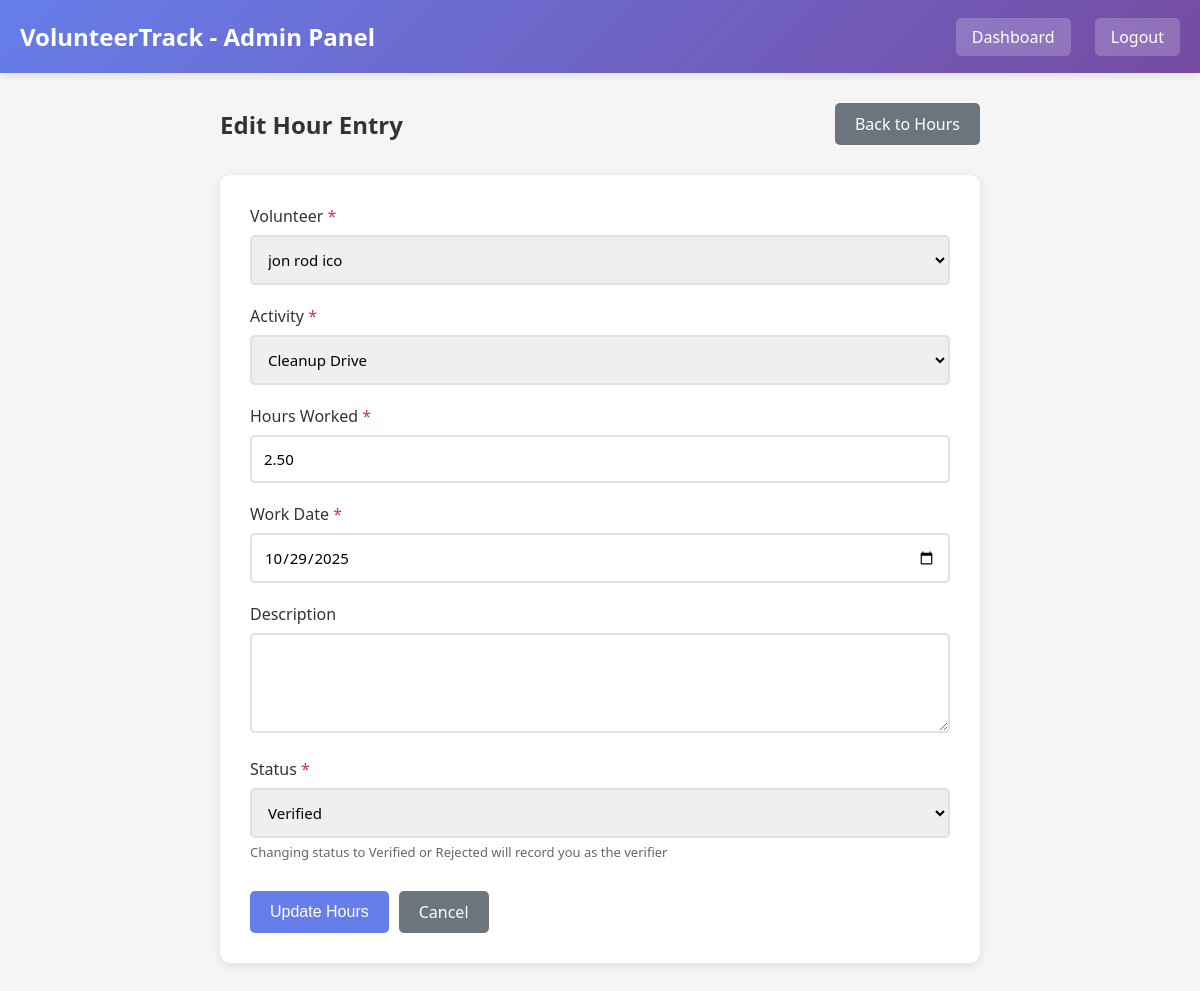
/users/admin/modules/hours/edit_hours.php?id=2 (signed in), run on the app's committed database.
### tables this page shows
CREATE TABLE `hours` (
  `hour_id` int(11) NOT NULL,
  `volunteer_id` int(11) NOT NULL,
  `activity_id` int(11) NOT NULL,
  `hours_worked` decimal(5,2) NOT NULL,
  `work_date` date NOT NULL,
  `description` text DEFAULT NULL,
  `status` enum('pending','verified','rejected') DEFAULT 'pending',
  `verified_by` int(11) DEFAULT NULL,
  `verified_at` timestamp NULL DEFAULT NULL,
  `created_at` timestamp NOT NULL DEFAULT current_timestamp(),
  `updated_at` timestamp NOT NULL DEFAULT current_timestamp() ON UPDATE current_timestamp()
);

CREATE TABLE `users` (
  `user_id` int(11) NOT NULL,
  `username` varchar(50) NOT NULL,
  `email` varchar(100) NOT NULL,
  `password` varchar(255) NOT NULL,
  `full_name` varchar(100) NOT NULL,
  `role` enum('volunteer','coordinator','admin') NOT NULL DEFAULT 'volunteer',
  `phone` varchar(20) DEFAULT NULL,
  `address` text DEFAULT NULL,
  `status` enum('active','inactive') DEFAULT 'active',
  `created_at` timestamp NOT NULL DEFAULT current_timestamp(),
  `updated_at` timestamp NOT NULL DEFAULT current_timestamp() ON UPDATE current_timestamp()
);

CREATE TABLE `activities` (
  `activity_id` int(11) NOT NULL,
  `activity_name` varchar(100) NOT NULL,
  `description` text DEFAULT NULL,
  `location` varchar(200) DEFAULT NULL,
  `created_by` int(11) NOT NULL,
  `status` enum('active','inactive') DEFAULT 'active',
  `created_at` timestamp NOT NULL DEFAULT current_timestamp(),
  `updated_at` timestamp NOT NULL DEFAULT current_timestamp() ON UPDATE current_timestamp()
);

### includes/auth.php (called while the page is built, shortened)
<?php
function getUserRole() {
    return isset($_SESSION['role']) ? $_SESSION['role'] : null;
}
?>

### users/admin/modules/hours/edit_hours.php (the view, shortened to what this page needs)
<?php
require_once '../../../../includes/auth.php';
$database = new Database();
$db = $database->getConnection();
$hour_id = $_GET['id'];
$query = "SELECT * FROM hours WHERE hour_id = :hour_id";
$stmt = $db->prepare($query);
$stmt->bindParam(':hour_id', $hour_id);
$stmt->execute();
$hour = $stmt->fetch(PDO::FETCH_ASSOC);
$query = "SELECT activity_id, activity_name FROM activities WHERE status = 'active' ORDER BY activity_name";
$stmt = $db->prepare($query);
$stmt->execute();
$activities = $stmt->fetchAll(PDO::FETCH_ASSOC);
$query = "SELECT user_id, full_name FROM users WHERE role = 'volunteer' AND status = 'active' ORDER BY full_name";
$stmt = $db->prepare($query);
$stmt->execute();
$volunteers = $stmt->fetchAll(PDO::FETCH_ASSOC);
$role = getUserRole();
$dashboard = $role == 'coordinator' ? 'c_dashboard.php' : 'a_dashboard.php';
$panel_name = $role == 'coordinator' ? 'Coordinator Panel' : 'Admin Panel';
?>
<!DOCTYPE html>
<html lang="en">
<head>
</head>
<body>
    <div class="header">
        <div class="header-content">
            <h1><?php echo SITE_NAME; ?> - <?php echo $panel_name; ?></h1>
            <div class="header-links">
                <a href="../../<?php echo $dashboard; ?>">Dashboard</a>
                <a href="../../../../logout.php">Logout</a>
            </div>
        </div>
    </div>
    <div class="container">
        <div class="page-header">
            <h2>Edit Hour Entry</h2>
            <a href="manage_hours.php" class="btn btn-secondary">Back to Hours</a>
        </div>
        <div class="card">
            <form method="POST" action="">
                <div class="form-group">
                    <label>Volunteer <span class="required">*</span></label>
                    <select name="volunteer_id" required>
                        <?php foreach ($volunteers as $volunteer): ?>
                            <option value="<?php echo $volunteer['user_id']; ?>"
                                    <?php echo ($hour['volunteer_id'] == $volunteer['user_id']) ? 'selected' : ''; ?>>
                                <?php echo htmlspecialchars($volunteer['full_name']); ?>
                            </option>
                        <?php endforeach; ?>
                    </select>
                </div>
                <div class="form-group">
                    <label>Activity <span class="required">*</span></label>
                    <select name="activity_id" required>
                        <?php foreach ($activities as $activity): ?>
                            <option value="<?php echo $activity['activity_id']; ?>"
                                    <?php echo ($hour['activity_id'] == $activity['activity_id']) ? 'selected' : ''; ?>>
                                <?php echo htmlspecialchars($activity['activity_name']); ?>
                            </option>
                        <?php endforeach; ?>
                    </select>
                </div>
                <div class="form-group">
                    <label>Hours Worked <span class="required">*</span></label>
                    <input type="number" name="hours_worked" step="0.5" min="0.5" max="24" required
                           value="<?php echo htmlspecialchars($hour['hours_worked']); ?>">
                </div>
                <div class="form-group">
                    <label>Work Date <span class="required">*</span></label>
                    <input type="date" name="work_date" required
                           value="<?php echo htmlspecialchars($hour['work_date']); ?>">
                </div>
                <div class="form-group">
                    <label>Description</label>
                    <textarea name="description"><?php echo htmlspecialchars($hour['description']); ?></textarea>
                </div>
                <div class="form-group">
                    <label>Status <span class="required">*</span></label>
                    <select name="status" required>
                        <option value="verified" <?php echo ($hour['status'] == 'verified') ? 'selected' : ''; ?>>Verified</option>
                    </select>
                    <div class="help-text">Changing status to Verified or Rejected will record you as the verifier</div>
                </div>
                <div class="form-actions">
                    <button type="submit" class="btn btn-primary">Update Hours</button>
                    <a href="manage_hours.php" class="btn btn-secondary">Cancel</a>
                </div>
            </form>
        </div>
    </div>
</body>
</html>

### users/admin/modules/hours/edit_hours.php (style rules this page uses)
* { margin: 0; padding: 0; box-sizing: border-box; }
body { font-family: 'Segoe UI', Tahoma, Geneva, Verdana, sans-serif; background: #f5f5f5; }
.header { background: linear-gradient(135deg, #667eea 0%, #764ba2 100%); color: white; padding: 20px; box-shadow: 0 2px 10px rgba(0,0,0,0.1); }
.header-content { max-width: 1200px; margin: 0 auto; display: flex; justify-content: space-between; align-items: center; }
.header h1 { font-size: 24px; }
.header-links a { color: white; text-decoration: none; margin-left: 20px; padding: 8px 16px; border-radius: 5px; background: rgba(255,255,255,0.2); }
.container { max-width: 800px; margin: 30px auto; padding: 0 20px; }
.page-header { display: flex; justify-content: space-between; align-items: center; margin-bottom: 30px; }
.page-header h2 { color: #333; }
.btn { padding: 10px 20px; border: none; border-radius: 5px; cursor: pointer; text-decoration: none; display: inline-block; transition: all 0.3s; }
.btn-secondary { background: #6c757d; color: white; }
.btn-primary { background: #667eea; color: white; font-size: 16px; }
.card { background: white; border-radius: 10px; box-shadow: 0 2px 10px rgba(0,0,0,0.1); padding: 30px; }
.form-group { margin-bottom: 20px; }
.form-group label { display: block; margin-bottom: 8px; color: #333; font-weight: 500; }
.required { color: #dc3545; }
.form-group input, .form-group select, .form-group textarea { width: 100%; padding: 12px; border: 2px solid #e0e0e0; border-radius: 5px; font-size: 15px; transition: border-color 0.3s; font-family: inherit; }
.form-group textarea { resize: vertical; min-height: 100px; }
.form-actions { display: flex; gap: 10px; margin-top: 30px; }
.help-text { font-size: 13px; color: #666; margin-top: 5px; }

### data on the page
hours: volunteer_id "jon rod ico", activity_id "Cleanup Drive", hours_worked "2.50", work_date "10/29/2025", status "Verified"

### other printed values
SITE_NAME "VolunteerTrack"
$panel_name "Admin Panel"
